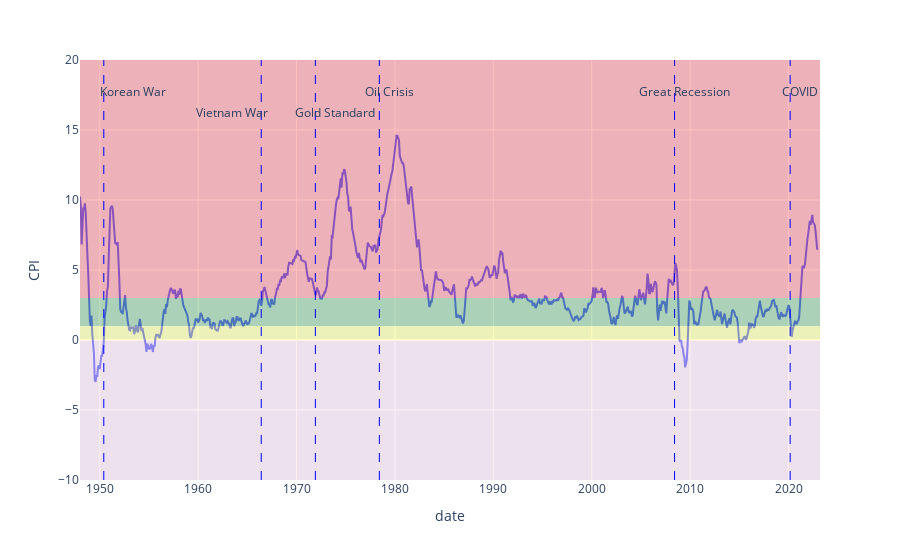

Here is the notebook cell this chart was saved with:
### Code cell
# graph cpi with inflation regimes as 
fig = px.line(cpi, x="date", y="CPI")
colors = ["pink", "yellow", "green", "red"]
# add shades of color for inflation regimes
for bins_i in range(len(bins)-1):
    col = colors[bins_i]
    l_bin = bins[bins_i]
    u_bin = bins[bins_i+1]

    fig.add_hrect(y0 = l_bin, y1=u_bin, fillcolor=col, opacity=0.25, line_width=0)

# add vertical lines for major events with annotations


fig.add_vline(x="1971-12-01", line_width=1, line_dash="dash", line_color="blue")#, annotation_text = "Gold Standard", annotation_postion="bottom right")# annotation= "Gold Standard")
fig.add_vline(x="2020-03-01", line_width=1, line_dash="dash", line_color="blue")#, annotation_text= "COVID")
fig.add_vline(x="2008-06-01", line_width=1, line_dash="dash", line_color="blue")#, annotation= "Great Recession")
fig.add_vline(x="1950-06-01", line_width=1, line_dash="dash", line_color="blue")#, abbreviation= "Korean War")
fig.add_vline(x="1966-06-01", line_width=1, line_dash="dash", line_color="blue")#, abbreviation= "Vietnam War")
fig.add_vline(x="1978-06-01", line_width=1, line_dash="dash", line_color="blue")#), abbreviation= "Oil Crisis")

fig.add_annotation(x="1973-12-01", text="Gold Standard", showarrow=False, yref="paper", y=0.9, xref="x", yanchor="top")
fig.add_annotation(x="2021-03-01", text="COVID", showarrow=False, yref="paper", y=0.95, xref="x", yanchor="top")
fig.add_annotation(x="2009-06-01", text="Great Recession", showarrow=False, yref="paper", y=0.95, xref="x", yanchor="top")
fig.add_annotation(x="1953-06-01", text="Korean War", showarrow=False, yref="paper", y=0.95, xref="x", yanchor="top")
fig.add_annotation(x="1963-06-01", text="Vietnam War", showarrow=False, yref="paper", y=0.9, xref="x", yanchor="top")
fig.add_annotation(x="1979-06-01", text="Oil Crisis", showarrow=False, yref="paper", y=0.95, xref="x", yanchor="top")

fig.show()

### Figure 1 — Plotly figure (JSON) as saved in the notebook; plotly's stock layout.template omitted (floating-point values rounded to 4 significant figures; data arrays with more than 128 entries replaced by an {"elided": "..."} marker saying what was removed)
{"data": [{"hovertemplate": "date=%{x}<br>CPI=%{y}<extra></extra>", "legendgroup": "", "line": {"color": "#636efa", "dash": "solid"}, "marker": {"symbol": "circle"}, "mode": "lines", "name": "", "orientation": "v", "showlegend": false, "type": "scatter", "x": {"elided": "900 str values"}, "xaxis": "x", "y": {"elided": "900 float values"}, "yaxis": "y"}], "layout": {"annotations": [{"showarrow": false, "text": "Gold Standard", "x": "1973-12-01", "xref": "x", "y": 0.9, "yanchor": "top", "yref": "paper"}, {"showarrow": false, "text": "COVID", "x": "2021-03-01", "xref": "x", "y": 0.95, "yanchor": "top", "yref": "paper"}, {"showarrow": false, "text": "Great Recession", "x": "2009-06-01", "xref": "x", "y": 0.95, "yanchor": "top", "yref": "paper"}, {"showarrow": false, "text": "Korean War", "x": "1953-06-01", "xref": "x", "y": 0.95, "yanchor": "top", "yref": "paper"}, {"showarrow": false, "text": "Vietnam War", "x": "1963-06-01", "xref": "x", "y": 0.9, "yanchor": "top", "yref": "paper"}, {"showarrow": false, "text": "Oil Crisis", "x": "1979-06-01", "xref": "x", "y": 0.95, "yanchor": "top", "yref": "paper"}], "legend": {"tracegroupgap": 0}, "margin": {"t": 60}, "shapes": [{"fillcolor": "pink", "line": {"width": 0}, "opacity": 0.25, "type": "rect", "x0": 0, "x1": 1, "xref": "x domain", "y0": -10, "y1": 0, "yref": "y"}, {"fillcolor": "yellow", "line": {"width": 0}, "opacity": 0.25, "type": "rect", "x0": 0, "x1": 1, "xref": "x domain", "y0": 0, "y1": 1, "yref": "y"}, {"fillcolor": "green", "line": {"width": 0}, "opacity": 0.25, "type": "rect", "x0": 0, "x1": 1, "xref": "x domain", "y0": 1, "y1": 3, "yref": "y"}, {"fillcolor": "red", "line": {"width": 0}, "opacity": 0.25, "type": "rect", "x0": 0, "x1": 1, "xref": "x domain", "y0": 3, "y1": 20, "yref": "y"}, {"line": {"color": "blue", "dash": "dash", "width": 1}, "type": "line", "x0": "1971-12-01", "x1": "1971-12-01", "xref": "x", "y0": 0, "y1": 1, "yref": "y domain"}, {"line": {"color": "blue", "dash": "dash", "width": 1}, "type": "line", "x0": "2020-03-01", "x1": "2020-03-01", "xref": "x", "y0": 0, "y1": 1, "yref": "y domain"}, {"line": {"color": "blue", "dash": "dash", "width": 1}, "type": "line", "x0": "2008-06-01", "x1": "2008-06-01", "xref": "x", "y0": 0, "y1": 1, "yref": "y domain"}, {"line": {"color": "blue", "dash": "dash", "width": 1}, "type": "line", "x0": "1950-06-01", "x1": "1950-06-01", "xref": "x", "y0": 0, "y1": 1, "yref": "y domain"}, {"line": {"color": "blue", "dash": "dash", "width": 1}, "type": "line", "x0": "1966-06-01", "x1": "1966-06-01", "xref": "x", "y0": 0, "y1": 1, "yref": "y domain"}, {"line": {"color": "blue", "dash": "dash", "width": 1}, "type": "line", "x0": "1978-06-01", "x1": "1978-06-01", "xref": "x", "y0": 0, "y1": 1, "yref": "y domain"}], "xaxis": {"anchor": "y", "domain": [0, 1], "title": {"text": "date"}}, "yaxis": {"anchor": "x", "domain": [0, 1], "title": {"text": "CPI"}}}}
